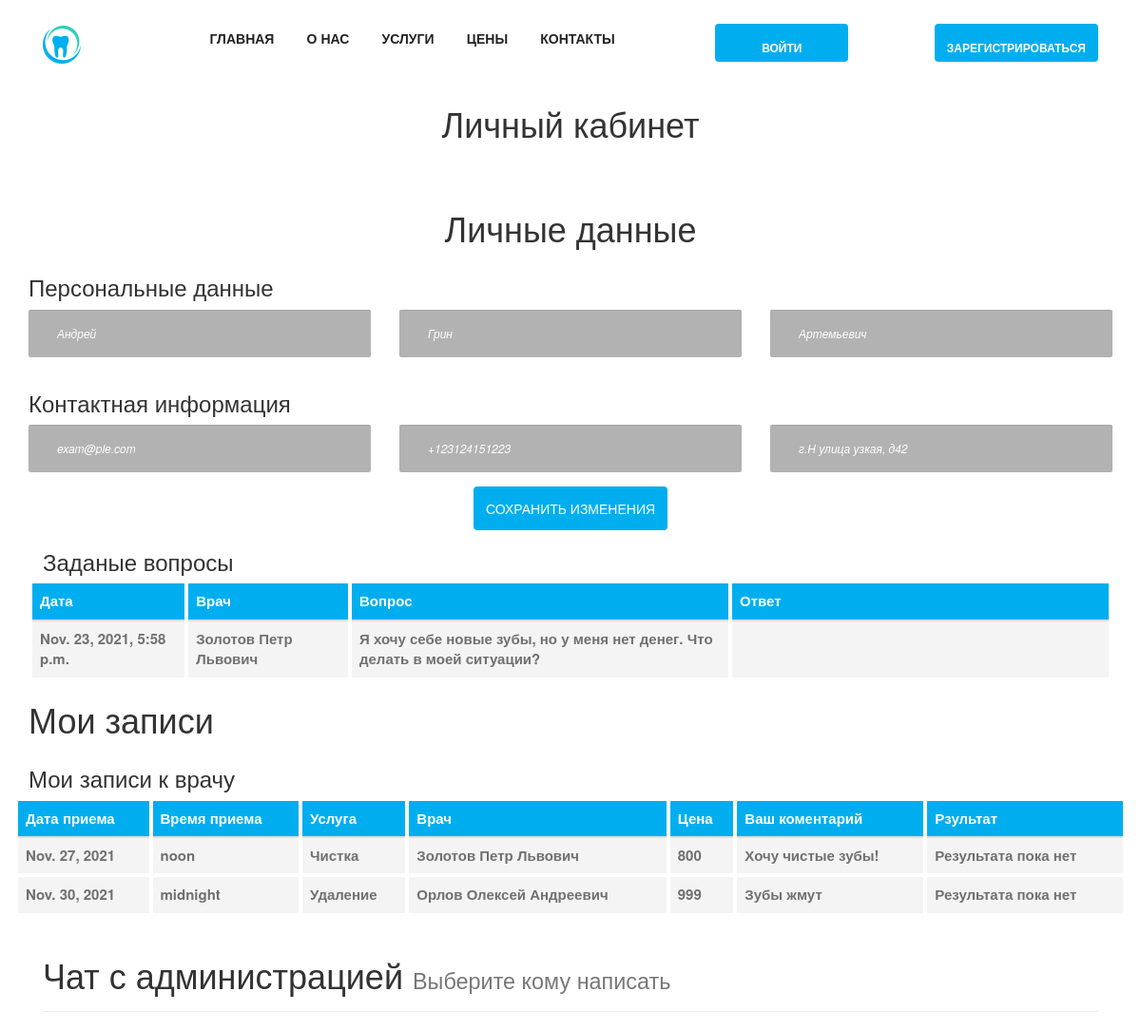
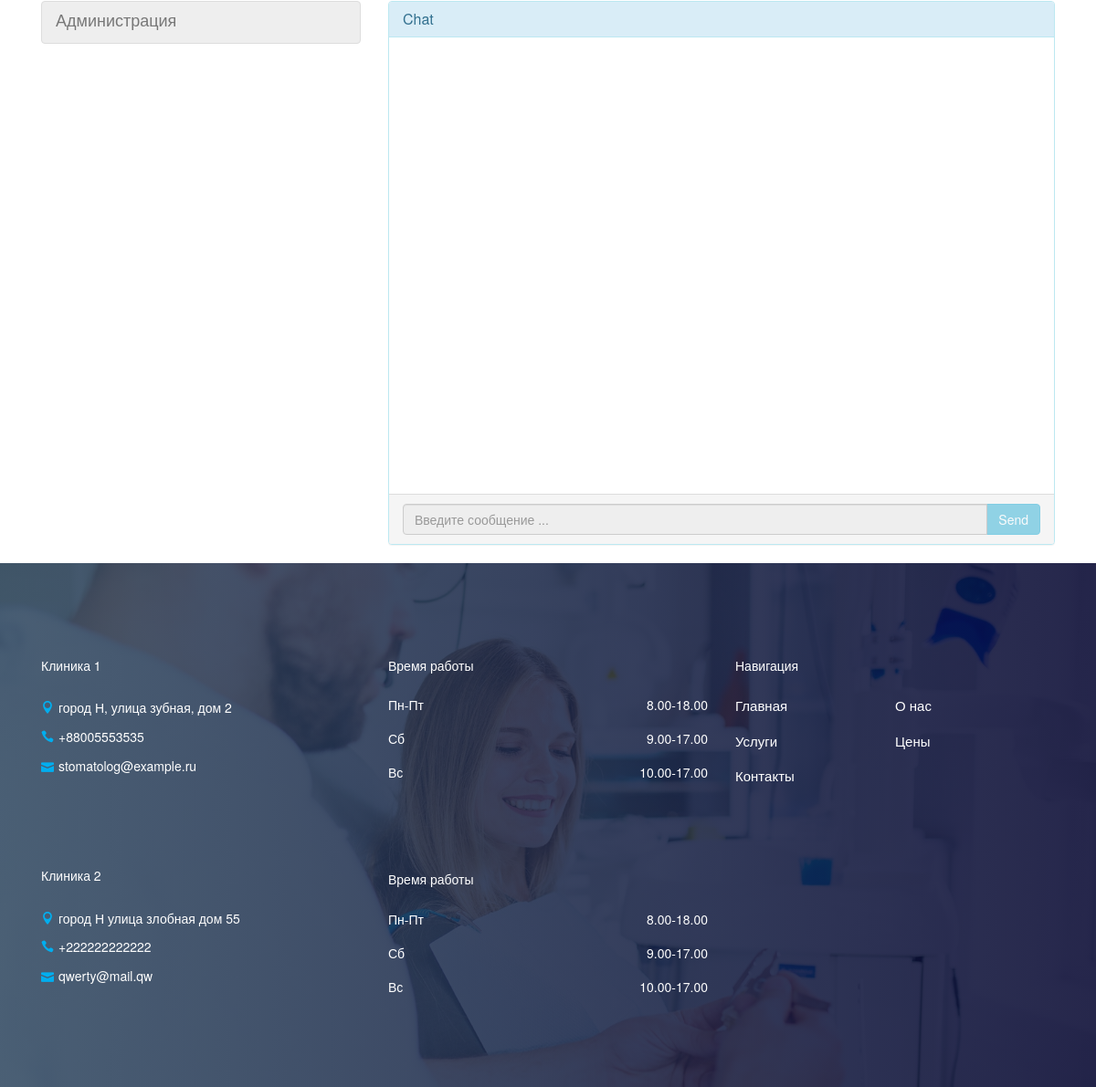
/cabinet/3, run on the app's committed database (2 pictures, top to bottom).
### website/models.py (models this page shows, shortened)
class Client(models.Model):
    user = models.OneToOneField(User,
                                on_delete=models.CASCADE)
    phone = models.CharField(max_length=32,
                             verbose_name='Номер телефона',
                             unique=True)
    email = models.EmailField(verbose_name='Почта/email',
                              unique=True)
    address = models.TextField(null=True,
                               blank=True,
                               verbose_name='Физический адресс клиента')
    first_name = models.CharField(max_length=128,
                                  verbose_name='Имя')
    last_name = models.CharField(max_length=128,
                                 verbose_name='Фамилия')
    patronymic = models.CharField(max_length=128,
                                  verbose_name='Отчсество',
                                  null=True,
                                  blank=True)
    special_message = models.TextField(null=True,
                                       blank=True,
                                       verbose_name='Специальное сообзение от администрации')

class DoctorQuestion(models.Model):
    doctor = models.ForeignKey(DoctorCard,
                               on_delete=models.CASCADE,
                               verbose_name='доктор')
    client = models.ForeignKey(Client,
                               on_delete=models.CASCADE,
                               verbose_name='клиент')
    date = models.DateTimeField(auto_now_add=True,
                                editable=False,
                                verbose_name='Когда был задан')
    text = models.TextField(verbose_name='вопрос')
    answer = models.TextField(verbose_name='ответ')
    is_answered = models.BooleanField(default=False)

class DoctorCard(models.Model):
    user = models.OneToOneField(User,
                                on_delete=models.CASCADE)
    phone = models.CharField(max_length=32,
                             verbose_name='Номер телефона',
                             null=True,
                             blank=True)
    email = models.EmailField(verbose_name='Почта/email',
                              null=True,
                              blank=False)
    first_name = models.CharField(max_length=128,
                                  verbose_name='Имя')
    last_name = models.CharField(max_length=128,
                                 verbose_name='Фамилия')
    patronymic = models.CharField(max_length=128,
                                  verbose_name='Отчсество',
                                  null=True,
                                  blank=True)
    image = models.ImageField(upload_to='website/',
                              blank=True,
                              null=True,
                              verbose_name='Изображение')
    description = models.TextField(verbose_name='Описание')
    specialization = models.CharField(verbose_name='специалтзация',
                                      max_length=64)
    def __str__(self):
        return f'{self.last_name} {self.first_name} {self.patronymic}'
    class Meta:
        verbose_name = 'Карточка врача'
        verbose_name_plural = 'Карточки врачей'

class Appointment(models.Model):
    register_date = models.DateTimeField(auto_now_add=True,
                                         editable=False,
                                         verbose_name='дата и время регистрации услуги')
    date = models.DateField(verbose_name="Дата приема")
    time = models.TimeField(verbose_name="Время приема")
    clinic = models.ForeignKey('AboutUs',
                               on_delete=models.CASCADE,
                               verbose_name='Клиника')
    service = models.ForeignKey(Service,
                                on_delete=models.CASCADE,
                                verbose_name="Услугп")
    client = models.ForeignKey(Client,
                               on_delete=models.CASCADE,
                               verbose_name='Клиент')
    doctor = models.ForeignKey(DoctorCard,
                               on_delete=models.CASCADE,
                               verbose_name='Врач')
    client_comment = models.TextField(null=True,
                                      blank=True,
                                      verbose_name='Комментарий клиента')
    report = models.TextField(null=True,
                              blank=True,
                              verbose_name='Отчет о посещении')
    class Meta:
        verbose_name = 'Визит к врачу'
        verbose_name_plural = 'Визиты к врачу'

class Service(models.Model):
    class Meta:
        verbose_name = 'Услуга'
        verbose_name_plural = 'Услуги'
    def __str__(self):
        return self.title
    image = models.ImageField(upload_to='website/',
                              blank=True,
                              null=True,
                              verbose_name='Изображение')
    title = models.CharField(max_length=168, verbose_name='Название')
    content = models.TextField(verbose_name='Описание')
    price = models.IntegerField(verbose_name='стоимость')

class AboutUs(models.Model):
    image = models.ImageField(upload_to='website/',
                              blank=True,
                              null=True,
                              verbose_name='Изображение')
    title = models.CharField(max_length=128, verbose_name='Название')
    content = models.TextField(verbose_name='Описание')
    address = models.CharField(max_length=256,
                               verbose_name='адрес')
    phone = models.CharField(max_length=32,
                             verbose_name='Номер телефона')
    email = models.EmailField(verbose_name='Почта/email',
                              unique=False,
                              blank=False)
    map_iframe = models.TextField(help_text="ссылка на встраивание карт")
    class Meta:
        verbose_name = 'клиника'
        verbose_name_plural = 'клиники'

### website/views.py (the view, shortened to what this page needs)
# urls.py: path('cabinet/<int:user_id>', views.cabinet, name='cabinet_page'),
def cabinet(request, user_id):
    about_us = AboutUs.objects.all()
    if Client.objects.filter(user_id=user_id).exists():
        client = Client.objects.get(user_id=user_id)
        questions = DoctorQuestion.objects.filter(client=client).order_by('id').reverse()[:5]
        user_appointment = Appointment.objects.filter(client=client)
        return render(request, 'cabinet.html', {'client': client,
                                                'user_appointment': user_appointment,
                                                'about_us': about_us,
                                                'questions': questions})

### website/templates/cabinet.html (shortened to what this page needs)
{% extends 'base.html' %}
{% load static %}
{% block content %}
<section>
  <div class="container">
    <div class="row">
      <div class="col-12">
        <div class="section-heading text-center white">
          <h1>Личный кабинет</h1>
      </div>
    </div>
    <div class="row">
      <div class="col-12">
        <div class="text-center white">
          <h1>Личные данные</h1>
        </div>
      </div>
        <div class="col-12">
          <div class="appointment-form">
            <form action="" method="post">
              <div class="row">
                <div class="col-12">
                  <h3>Персональные данные</h3>
                </div>
                <div class="col-md-4">
                  <div class="form-group mb-30">
                    <input name="name" type="text" class="form-control" placeholder="Имя" value="{{client.first_name}}">
                  </div>
                </div>
                <div class="col-md-4">
                  <div class="form-group mb-30">
                    <input name="surname" type="text" class="form-control" placeholder="Фамилия" value="{{client.last_name}}">
                  </div>
                </div>
                <div class="col-md-4">
                  <div class="form-group mb-30">
                    <input name="patronymic" type="text" class="form-control" placeholder="Отчество" value="{{client.patronymic}}">
                  </div>
                </div>
                <div class="col-12">
                  <h3>Контактная информация</h3>
                </div>
                <div class="col-md-4">
                  <div class="form-group mb-30">
                    <input name="email" type="email" class="form-control" placeholder="почта" value="{{client.email}}">
                  </div>
                </div>
                <div class="col-md-4">
                  <div class="form-group mb-30">
                    <input name="tel" type="text" class="form-control" placeholder="номер телефона" value="{{client.phone}}">
                  </div>
                </div>
                <div class="col-md-4">
                  <div class="form-group mb-30">
                    <input name="address" type="text" class="form-control" placeholder="адрес" value="{{client.address}}">
                  </div>
                </div>
                <div class="col-12 text-center">
                  <button type="submit" class="btn dento-btn">Сохранить изменения</button>
                </div>
              </div>
            </form>
          </div>
        </div>
      </div>
    </div>
    <div class="row">
      <div class="col-12">
        <div class="appointment-form">
          <div class="row">
            <div class="col-12">
              <h3>Заданые вопросы</h3>
            </div>
            <div class="dento-price-table table-responsive">
              <table class="table table-borderless mb-0">
                <thead>
                  <th scope="col">Дата</th>
                  <th scope="col">Врач</th>
                  <th scope="col" width="400px">Вопрос</th>
                  <th scope="col" width="400px">Ответ</th>
                </thead>
                {% for q in questions %}
                  <tbody>
                    <th scope="col">{{q.date}}</th>
                    <th scope="col">{{q.doctor}}</th>
                    <th scope="col" width="400px">{{q.text}}</th>
                    <th scope="col" width="400px">{{q.answer}}</th>
                  </tbody>
                {% endfor %}
              </table>
          </div>
        </div>
      </div>
    </div>
    <div class="row">
      <div class="col-12">
        <div class="text-center white">
          <h1>Мои записи</h1>
        </div>
      </div>
    </div>
    <div class="row">
      <div class="col-12">
        <div class="appointment-form">
          <div class="row">
            <div class="col-12">
              <h3>Мои записи к врачу</h3>
            </div>
            <div class="dento-price-table table-responsive">
              <table class="table table-borderless mb-0">
                <thead>
                  <tr>
                    <th scope="col">Дата приема</th>
                    <th scope="col">Время приема</th>
                    <th scope="col">Услуга</th>
                    <th scope="col">Врач</th>
                    <th scope="col">Цена</th>
                    <th scope="col">Ваш коментарий</th>
                    <th scope="col">Рзультат</th>
                  </tr>
                </thead>
                {% for a in user_appointment %}
                  <tbody>
                    <tr>
                      <th scope="row">{{a.date}}</th>
                      <th scope="row">{{a.time}}</th>
                      <th scope="row">{{a.service}}</th>
                      <th scope="row">{{a.doctor}}</th>
                      <th scope="row">{{a.service.price}}</th>
                      <th scope="row">{{a.client_comment}}</th>
                      {% if a.report %}
                        <th scope="row" width="400px">{{a.report}}</th>
                      {% else %}
                        <th scope="row">Результата пока нет</th>
                      {% endif %}
                    </tr>
                  </tbody>
                {% endfor %}
              </table>
            </div>
          </div>
        </div>
      </div>
    </div>
    <div class="row">
      <div class="col-12">
      </div>
      {% include 'chat/chat_room.html' %}
    </div>
  </div>
</section>
{% endblock %}

### website/templates/base.html (shortened to what this page needs)
{% load static %}
<!DOCTYPE html>
<html lang="en">
<head>
  <link rel="stylesheet" href="{% static 'website/css/style.css' %}">
</head>
<body>
  <header class="header-area">
    <div class="main-header-area">
      <div class="classy-nav-container breakpoint-off">
        <div class="container">
          <nav class="classy-navbar justify-content-between" id="dentoNav">
            <a class="nav-brand" href="{% url 'home' %}"><img src="{% static 'website/img/core-img/favicon.ico' %}" alt=""></a>
            <div class="classy-menu">
              <div class="classynav">
                <ul id="nav">
                  <li><a href="{% url 'home' %}">Главная</a></li>
                  <li><a href="{% url 'about' %}">О нас</a></li>
                  <li><a href="{% url 'service' %}">Услуги</a></li>
                  <li><a href="{% url 'pricing' %}">Цены</a></li>
                  <li><a href="{% url 'contact' %}">Контакты</a></li>
                </ul>
              </div>
            </div>
            {% if user.is_authenticated %}
              <a href="{% url 'booknow' %}" class="btn dento-btn booking-btn">Записаться на прием</a>
              <a href="{% url 'cabinet_page' user.id %}" class="btn dento-btn booking-btn">Личный кабинет</a>
              <a href="{% url 'logout' %}" class="btn dento-btn booking-btn">Выйти</a>
            {% else %}
              <a href="{% url 'login_page' %}" class="btn dento-btn booking-btn">Войти</a>
              <a href="{% url 'registration_page' %}" class="btn dento-btn booking-btn">Зарегистрироваться</a>
            {% endif %}
          </nav>
        </div>
      </div>
    </div>
  </header>
{% block content %}
{% endblock %}
  <footer class="footer-area bg-img bg-gradient-overlay" style="background-image: url({% static 'website/img/bg-img/3.jpg' %});">
    <div class="container">
      <div class="row">
        <div class="col-12 col-sm-6 col-lg-4">
          {% for clinic in about_us %}
            <div class="single-footer-widget">
            <h5 class="widget-title">{{ clinic.title }}</h5>
              <div class="footer-contact">
                <p><i class="icon_pin"></i>{{ clinic.address}}</p>
                <p><i class="icon_phone"></i>{{ clinic.phone }}</p>
                <p><i class="icon_mail"></i>{{ clinic.email }}</p>
              </div>
            </div>
          {% endfor %}
        </div>
        <div class="col-12 col-sm-6 col-lg">
          <div class="single-footer-widget">
            <h5 class="widget-title">Время работы</h5>
            <ul class="opening-hours">
              <li><span>Пн-Пт</span> <span>8.00-18.00</span></li>
              <li><span>Сб</span> <span>9.00-17.00</span></li>
              <li><span>Вс</span> <span>10.00-17.00</span></li>
            </ul>
          </div>
          <div class="single-footer-widget">
            <h5 class="widget-title">Время работы</h5>
            <ul class="opening-hours">
              <li><span>Пн-Пт</span> <span>8.00-18.00</span></li>
              <li><span>Сб</span> <span>9.00-17.00</span></li>
              <li><span>Вс</span> <span>10.00-17.00</span></li>
            </ul>
          </div>
        </div>
        <div class="col-12 col-sm-6 col-lg">
          <div class="single-footer-widget">
            <h5 class="widget-title">Навигация</h5>
            <nav>
              <ul class="quick-links">
                <li><a href="{% url 'home' %}">Главная</a></li>
                <li><a href="{% url 'about' %}">О нас</a></li>
                <li><a href="{% url 'service' %}">Услуги</a></li>
                <li><a href="{% url 'pricing' %}">Цены</a></li>
                <li><a href="{% url 'contact' %}">Контакты</a></li>
              </ul>
            </nav>
          </div>
        </div>
      </div>
    </div>
  </footer>
</body>
</html>

### data on the page
Client: name "Андрей", surname "Грин", patronymic "Артемьевич", email "exam@ple.com", tel "+123124151223", address "г.Н улица узкая, д42"
DoctorQuestion: date "Nov. 23, 2021, 5:58 p.m.", doctor "Золотов Петр Львович", text "Я хочу себе новые зубы, но у меня нет денег. Что делать в моей ситуации?"
Appointment: date "Nov. 27, 2021", time "noon", service "Чистка", doctor "Золотов Петр Львович", service.price "800", client_comment "Хочу чистые зубы!", shows "Результата пока нет"
Appointment: date "Nov. 30, 2021", time "midnight", service "Удаление", doctor "Орлов Олексей Андреевич", service.price "999", client_comment "Зубы жмут", shows "Результата пока нет"
AboutUs: title "Клиника 1", address "город Н, улица зубная, дом 2", phone "+88005553535", email "stomatolog@example.ru"
AboutUs: title "Клиника 2", address "город Н улица злобная дом 55", phone "+222222222222", email "qwerty@mail.qw"
